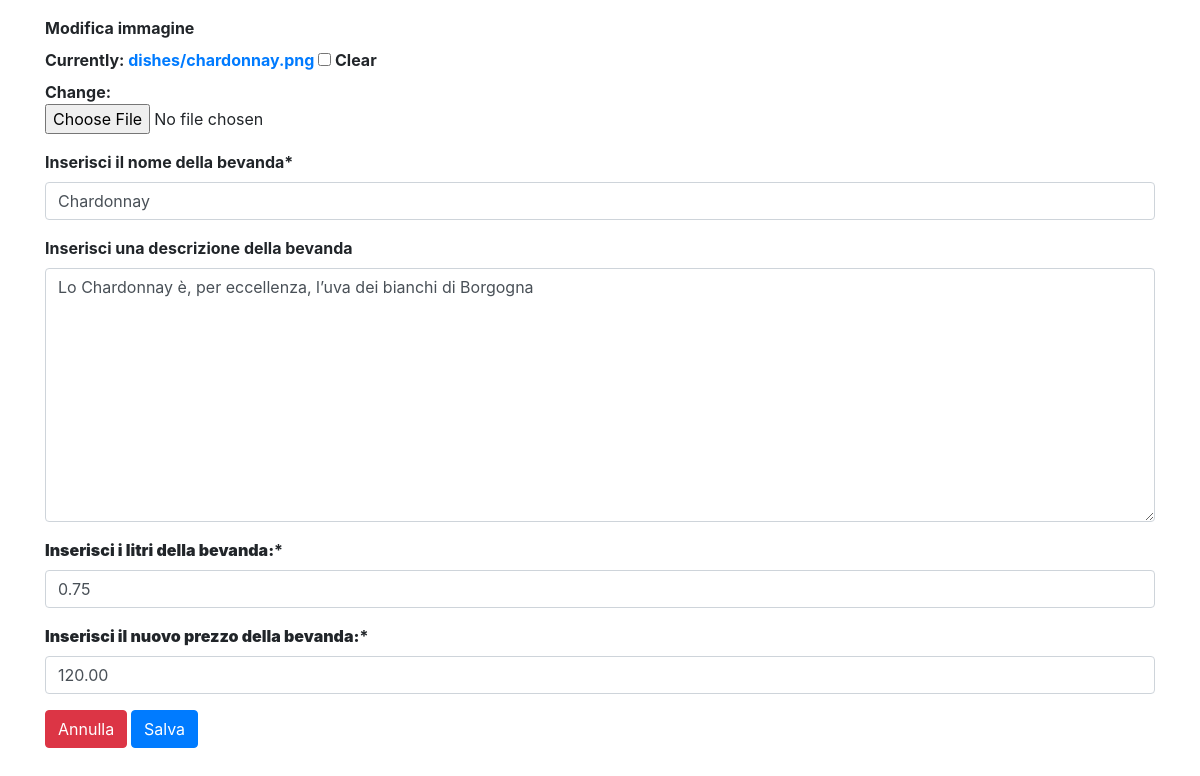
Page /products/update_drink/2/ (signed in) on the committed database.
### products/models.py (models this page shows, shortened)
class Product(models.Model):
    image = models.ImageField(null=True, blank=True, upload_to='dishes')
    name = models.CharField(max_length=80)
    description = models.TextField(null=True, blank=True)
    price = models.DecimalField(max_digits=10, decimal_places=2)
    class Meta:
        abstract = True

class Drink(Product):
    litri = models.DecimalField(max_digits=10, decimal_places=2)

### products/views.py (the view, shortened to what this page needs)
# urls.py: path('update_drink/<int:pk>/', DrinkModify.as_view(), name='drink-update'),
@method_decorator(is_restaurateur, name='dispatch')
class DrinkModify(UpdateView):
    model = Drink
    template_name = 'products/drink/drink_modify.html'
    form_class = DrinkModifyForm
    success_url = reverse_lazy('products:product-list')

### products/forms.py
class DrinkModifyForm(forms.ModelForm):
    price = forms.DecimalField(min_value=0.5, label='<b>Inserisci il nuovo prezzo della bevanda:</b>')
    litri = forms.DecimalField(min_value=0.1, label='<b>Inserisci i litri della bevanda:</b>')
    class Meta:
        model = Drink
        fields = (
            'image',
            'name',
            'description',
            'litri',
            'price'
        )
        labels = {
            'image': "<b>Modifica immagine",
            'name': 'Inserisci il nome della bevanda',
            'description': 'Inserisci una descrizione della bevanda',
            'litri': 'Inserisci i litri',
            'price': 'Inserisci il prezzo</b>'
        }

### products/views.py (called while the page is built)
def is_restaurateur(function):
    def wrapper(*args, **kwargs):
        request = args[0]
        if request is not None:
            user = request.user
            try:
                if user.is_restaurateur:
                    return function(*args, **kwargs)
                else:
                    return render(request, 'users/authentication_error.html', {})
            except AttributeError:
                raise Http404  # per utenti anonimi
    return wrapper

### products/templates/products/drink/drink_modify.html (shortened to what this page needs)
{% extends 'base.html' %}
{% load crispy_forms_tags %}
{% block content %}
    <form method="post" enctype="multipart/form-data">{% csrf_token %}
        {{ form|crispy }}
         <button type="button" class="btn btn-danger" onclick="location.href='../../'"
                id="cancel-button">Annulla</button>
        <input type="submit" value="Salva" class="btn btn-primary">
    </form>
{% endblock %}

### rows in the picture
Drink: name "Chardonnay", description "Lo Chardonnay è, per eccellenza, l’uva dei bianchi di Borgogna", litri "0.75", price "120.00"
